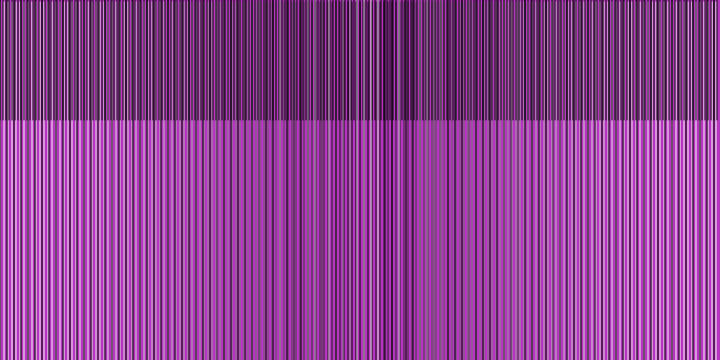
Frame 1 (no input)
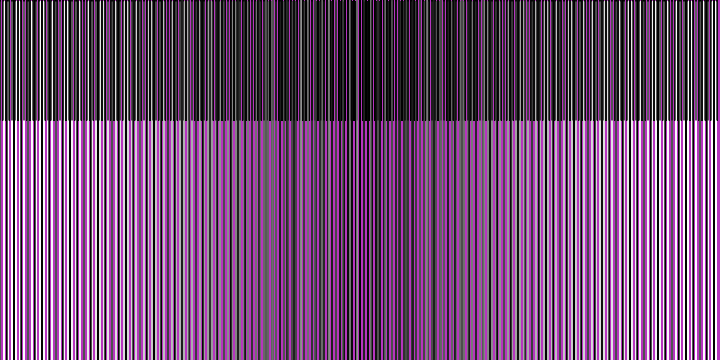
Frame 60 (no input)
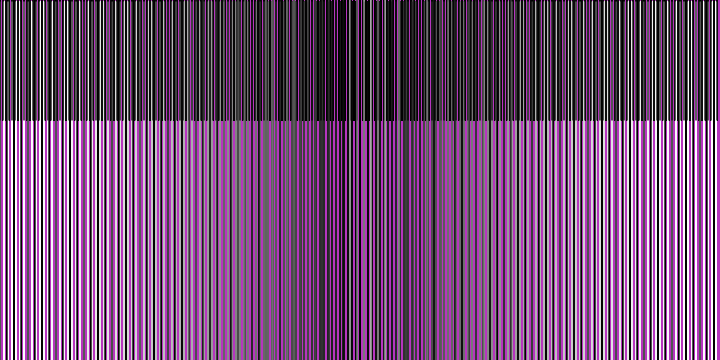
Frame 120 (the mouse pressed at the canvas centre since frame 60)

The p5.js sketch that drew these frames (run headless with seeded random() and noise() and a simulated clock; from frame 60 on, the mouse is pressed at the canvas centre):

// p5.js sketch
// ── sketch.js
let coswave = [];

function setup() {
  createCanvas(720, 360);
  for (let i = 0; i < width; i++) {
    let amount = map(i, 0, width, 0, PI);
    coswave[i] = abs(cos(amount));
  }
  background(random(255),random(255),random(255));
  // noLoop();

  var i;
  for (i= 0; i < 10; i++){
    console.log(i);
  }
}

function draw() {
  let y1 = 0;
  let y2 = height / 3;
  for (let i = 0; i < width; i += 4) {
    stroke(coswave[i] * 255);
    line(i, y1+2, i, y2*4);
  }

  y1 = y2;
  y2 = y1 - y1;
  for (let i = 0; i < width; i += 3) {
    stroke((coswave[i] * 86) /6);
    line(i, y1, i, y2);
  }

  y1 = y2;
  y2 = height;
  for (let i = 0; i < width; i += 7) {
    stroke((random(255),random(255),random(255)) - coswave[i] * 255);
    line(i, y1, i, y2);
  }
}

// source: https://p5js.org/examples/arrays-array.html
// ── index1.html
<!-- boilerplate p5 example -->
<!DOCTYPE html>

<html>

<head>
	<title> p5 sketch </title>
	<script src="https://cdnjs.cloudflare.com/ajax/libs/p5.js/0.8.0/p5.min.js"></script>
	<script src="https://cdnjs.cloudflare.com/ajax/libs/p5.js/0.8.0/addons/p5.dom.min.js"></script> 
	<link rel="stylesheet" type="text/css" href="style.css"> 
	<script src="sketch.js"></script>

</head>

<body>
	<h1> Proposal, Trial 6 </h1>
	<div id="sketch-holder"></div>
</body>

<footer>
	<a href="../../index.html"> back to home </a>
</footer>



</html>
